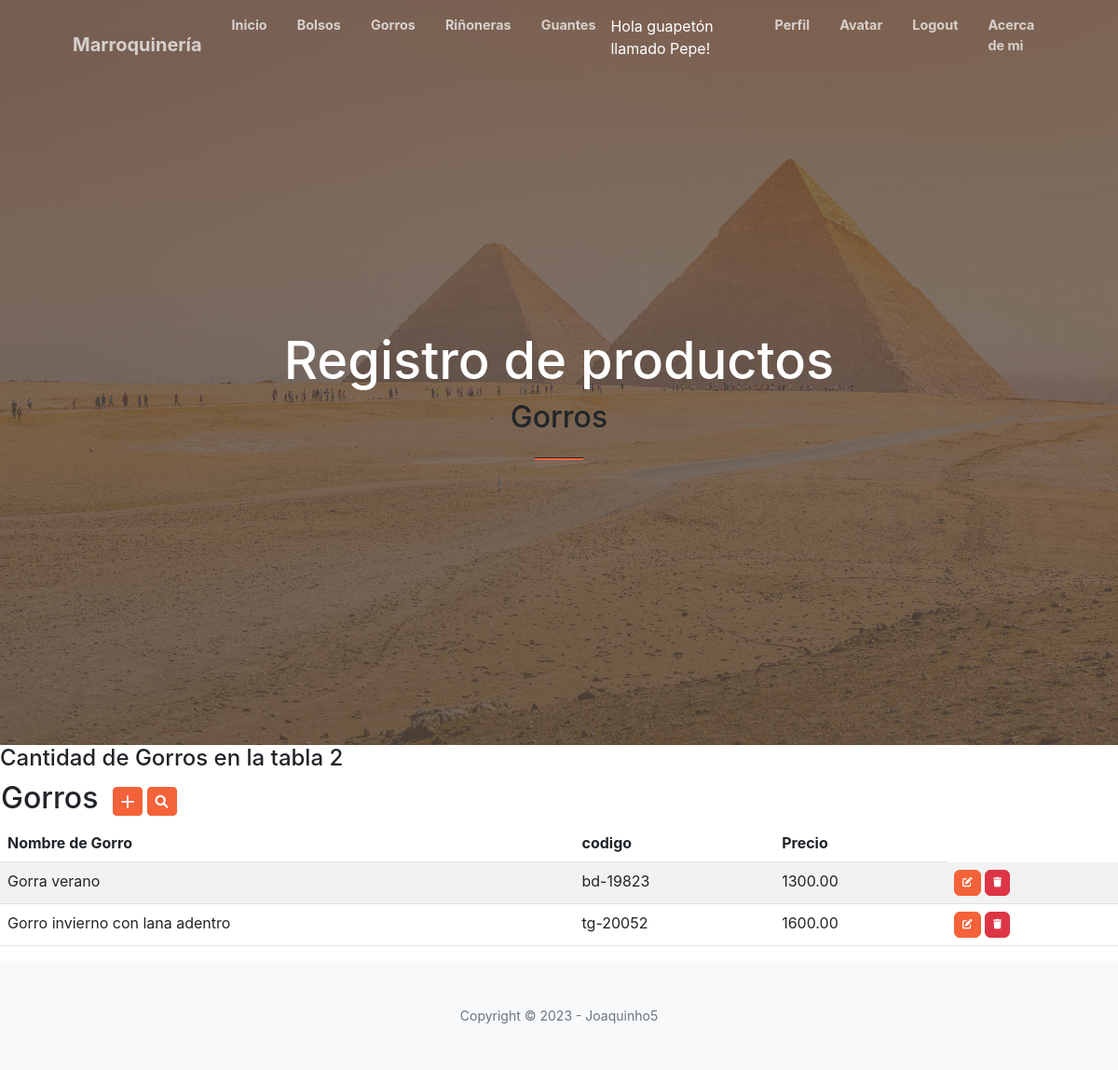
The app's page /gorros/ (signed in), older data.
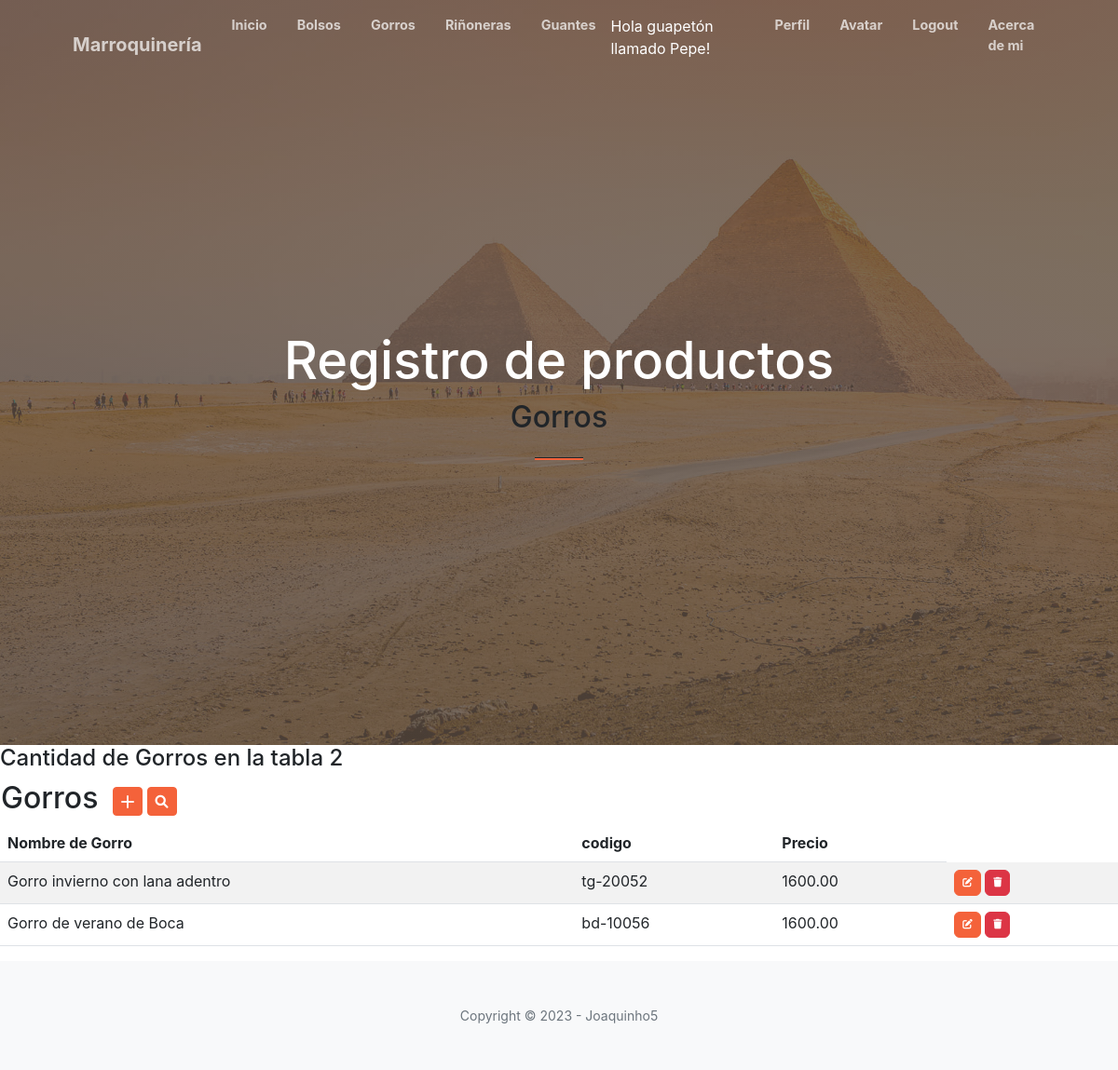
The same page, newer data.
### aplicacion/models.py (models this page shows, shortened)
class Gorro(models.Model):
    nombre = models.CharField(max_length=200)
    codigo = models.CharField(max_length=200)
    precio = models.DecimalField(max_digits=10, decimal_places=2)

### aplicacion/views.py (the view)
# urls.py: path('gorros/', gorro, name="gorro"),
@login_required
def gorro(request):
    contexto = {'Gorros': Gorro.objects.all()}
    return render(request, "aplicacion/gorro.html", contexto)

### aplicacion/templates/aplicacion/gorro.html (shortened to what this page needs)
{% extends 'aplicacion/base.html' %}
{% load static %}
{% block titulo %}
    Gorros
{% endblock titulo %}
{% block contenido %}
<h4>Cantidad de Gorros en la tabla {{ Gorros|length }}</h4>
<table>
    <tr>
        <td width="120"><h2>Gorros</h2></td>
        <td>
            <a href="{% url 'createGorro' %}" class="btn btn-primary btn-sm">
                <i class="bi bi-plus-lg" title="New Record"></i>
            </a>
            <a href="{% url 'buscar_gorro' %}" class="btn btn-primary btn-sm">
                <i class="fa-solid fa-magnifying-glass"></i>
            </a>
        </td>
    </tr>
</table>
<table class="table table-striped">
    <thead>
        <tr>
            <th>Nombre de Gorro</th>
            <th>codigo</th>
            <th>Precio</th>
        </tr>
    </thead>
    <tbody>
{% for g in Gorros %}
        <tr>
            <td>{{ g.nombre }}</td>
            <td>{{ g.codigo }}</td>
            <td>{{ g.precio }}</td>
            <td>
                <a href="{% url 'updateGorro' g.id %}" class="btn btn-primary" style="--bs-btn-padding-y: .25rem; --bs-btn-padding-x: .5rem; --bs-btn-font-size: .75rem;">
                </a>
                <a href="{% url 'deleteGorro' g.id %}" class="btn btn-danger" style="--bs-btn-padding-y: .25rem; --bs-btn-padding-x: .5rem; --bs-btn-font-size: .75rem;">
                </a>
            </td>
        </tr>
{% endfor %}
    </tbody>
</table>
{% endblock contenido %}

Row changes from the older to the newer data that the page shows:
removed Gorro: nombre "Gorra verano", codigo "bd-19823", precio "1300.00"
added Gorro: nombre "Gorro de verano de Boca", codigo "bd-10056", precio "1600.00"
